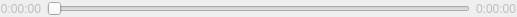
<?xml version="1.0" encoding="UTF-8"?>
<ui version="4.0">
 <class>TrackSlider</class>
 <widget class="QWidget" name="TrackSlider">
  <property name="enabled">
   <bool>false</bool>
  </property>
  <property name="geometry">
   <rect>
    <x>0</x>
    <y>0</y>
    <width>517</width>
    <height>17</height>
   </rect>
  </property>
  <property name="windowTitle">
   <string>Form</string>
  </property>
  <layout class="QHBoxLayout" name="horizontalLayout">
   <property name="margin">
    <number>0</number>
   </property>
   <item>
    <widget class="QLabel" name="elapsed">
     <property name="text">
      <string>0:00:00</string>
     </property>
     <property name="alignment">
      <set>Qt::AlignRight|Qt::AlignTrailing|Qt::AlignVCenter</set>
     </property>
    </widget>
   </item>
   <item>
    <widget class="TrackSliderSlider" name="slider">
     <property name="maximumSize">
      <size>
       <width>16777215</width>
       <height>17</height>
      </size>
     </property>
     <property name="singleStep">
      <number>10</number>
     </property>
     <property name="orientation">
      <enum>Qt::Horizontal</enum>
     </property>
    </widget>
   </item>
   <item>
    <widget class="ClickableLabel" name="remaining">
     <property name="toolTip">
      <string>Click to toggle between remaining time and total time</string>
     </property>
     <property name="text">
      <string>0:00:00</string>
     </property>
    </widget>
   </item>
  </layout>
 </widget>
 <customwidgets>
  <customwidget>
   <class>TrackSliderSlider</class>
   <extends>QSlider</extends>
   <header>widgets/tracksliderslider.h</header>
  </customwidget>
  <customwidget>
   <class>ClickableLabel</class>
   <extends>QLabel</extends>
   <header>widgets/clickablelabel.h</header>
  </customwidget>
 </customwidgets>
 <resources/>
 <connections/>
</ui>
